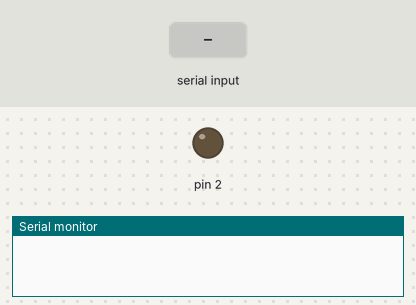
This sketch was run on a simulated Arduino Uno, built with avr-gcc and run on an emulated ATmega328P. Shown: output pins drawn as LEDs (lit = HIGH), the last lines printed to the serial monitor. The inputs (shaded band) are chosen by the test bench. EEPROM starts erased.

Above: at 1.2 s.
1.3 s: "D" received over Serial
At 2.5 s:
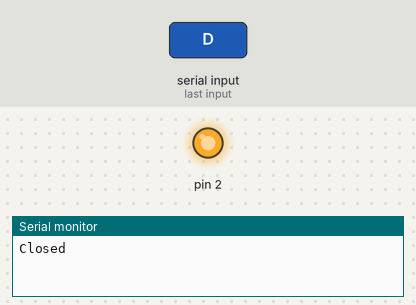
2.8 s: "C" received over Serial
At 3.8 s:
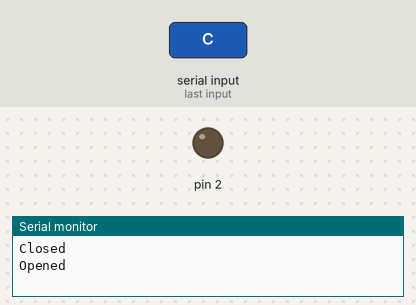
Timing chart, 0 to 5.8 s (numbered marks = the images above; inputs shaded):
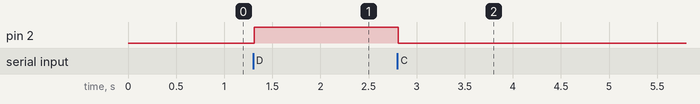

The sketch:

usbport-power-controller.ino
```cpp
//0 low - port is connected
//1 high - port is disconnected

#include <EEPROM.h>

int data;

void setup()
{
  Serial.begin(9600);
  pinMode(2, OUTPUT);
}

void loop()
{
  int address = 10;

  data = EEPROM.read(address);

  if (data == 0) {
    digitalWrite(2, LOW);
  }
  else if (data == 1) {
    digitalWrite(2, HIGH);
  }
  else {
    EEPROM.write(address, 0);
  }


  if (Serial.available())
  {
    char data = Serial.read();
    switch (data)
    {
      case 'C':
        EEPROM.write(address, 0);
        delay(10);
        Serial.println("Opened");
        break;
      case 'D':
        EEPROM.write(address, 1);
        delay(10);
        Serial.println("Closed");
        break;
    }
  }

}
```

Measured:
- after the input at 1.3 s, pin 2: LOW → HIGH at once
- after the input at 2.8 s, pin 2: HIGH → LOW at once
